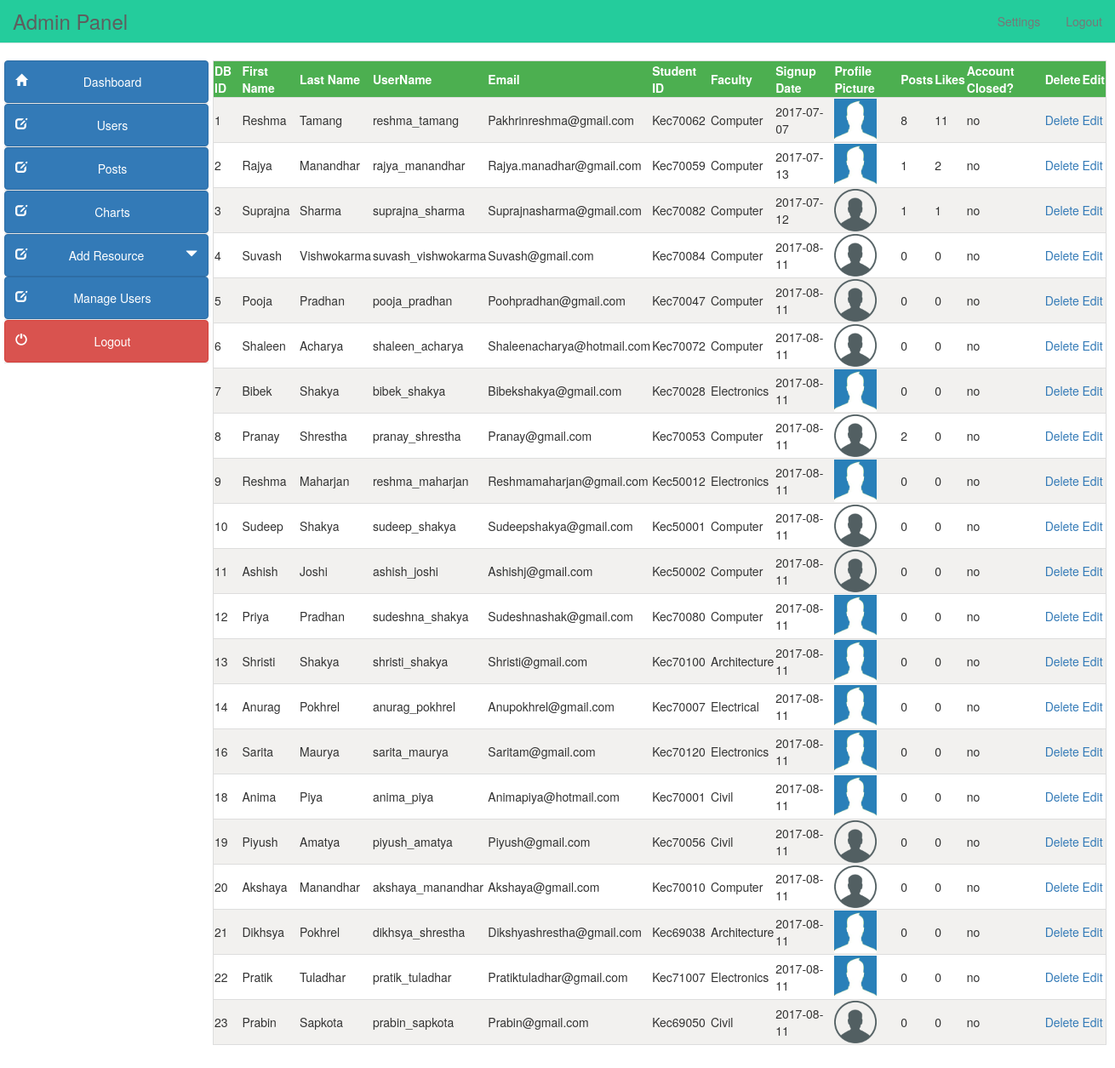
/admin/users.php, run on the app's committed database.
### tables this page shows
CREATE TABLE `users` (
  `id` int(11) NOT NULL,
  `first_name` varchar(50) NOT NULL,
  `last_name` varchar(50) NOT NULL,
  `username` varchar(100) NOT NULL,
  `email` varchar(100) NOT NULL,
  `student_id` varchar(8) NOT NULL,
  `designation` varchar(30) NOT NULL,
  `faculty` varchar(50) NOT NULL,
  `Gender` varchar(30) NOT NULL,
  `password` varchar(255) NOT NULL,
  `signup_date` date NOT NULL,
  `profile_pic` varchar(255) NOT NULL,
  `num_posts` int(11) NOT NULL,
  `num_likes` int(11) NOT NULL,
  `user_closed` varchar(3) NOT NULL,
  `friend_array` text NOT NULL
);

### admin/users.php (the view, shortened to what this page needs)
<!DOCTYPE html>
<html>
<head>
<link href="style/css/bootstrap.min.css" rel="stylesheet">
<link href="style/css/k.css" rel="stylesheet">
</head>
<body>
  <div>
<table class="user_table"   >
    <tr bgcolor="#000000" border = "1" >
      <th>DB ID</th>
      <th>First Name</th>
      <th>Last Name</th>
      <th>UserName</th>
      <th>Email</th>
      <th>Student ID</th>
      <th>Faculty</th>
      <th>Signup Date</th>
      <th>Profile Picture</th>
      <th>Posts</th>
      <th>Likes</th>
      <th>Account Closed?</th>
      <th>Delete</th>
      <th>Edit</th>
    </tr>
    <?php
    include("connection.php");
    include("include/header.php");
    include("include/side_bar.php");
    $sel_users = "select * from users ORDER by 1 ASC";
    $run_users = mysqli_query($connection,$sel_users);
    while($row_users = mysqli_fetch_array($run_users)){
      $id = $row_users['id'];
      $first_name = $row_users['first_name'];
      $last_name = $row_users['last_name'];
      $username = $row_users['username'];
      $email = $row_users['email'];
      $student_id = $row_users['student_id'];
      $faculty = $row_users['faculty'];
      $signup_date = $row_users['signup_date'];
      $profile_pic = $row_users['profile_pic'];
      $num_posts = $row_users['num_posts'];
      $num_likes = $row_users['num_likes'];
      $user_closed = $row_users['user_closed'];
    ?>
    <tr >
    <td><?php echo  $id;?></td>
    <td><?php echo  $first_name;?></td>
    <td><?php echo  $last_name;?></td>
    <td><?php echo  $username;?></td>
    <td><?php echo  $email;?></td>
    <td><?php echo  $student_id;?></td>
    <td><?php echo  $faculty;?></td>
    <td><?php echo  $signup_date;?></td>
    <td><img src="../<?php echo $profile_pic;?>" width ='50'
        height='50'/></td>
    <td><?php echo  $num_posts;?></td>
    <td><?php echo  $num_likes;?></td>
    <td><?php echo  $user_closed;?></td>
    <td><a href="delete_user.php?delete=<?php echo $id; ?> "> Delete</a></td>
    <td><a href="manage_users.php?user=<?php echo $id; ?>">Edit</a></td>
    </tr>
    <?php } ?>
</table><br><br>
</div>
</body>
</html>

### admin/include/header.php (shortened to what this page needs)
<nav class="navbar navbar-default navbar-static-top">
    <div class="container-fluid">
	<div class="navbar-header">
			<a class="navbar-brand" href="index.php" style="font-size:24px">
				Admin Panel	</a>		</div>
<div class="collapse navbar-collapse">
<ul class="nav navbar-nav navbar-right">
<li class="dropdown ">
<a href="admin_settings.php">Settings</a></li>
        <li><a href="logout.php">Logout</a></li>
	</ul>
	  </div>
  </div>
	</nav>

### admin/include/side_bar.php (shortened to what this page needs)
<div class="col-md-2 sidebar" style="margin-left:20px">
  			<div class="row">
	<div class="side-menu">
		<nav class="navbar navbar-default" role="navigation">
			<div class="side-menu-container">
			  <ul class="nav navbar-nav">
<li><button style="width:240px; height:50px" type="button" class="btn btn-default btn-primary" onClick="location.href='index.php'"><span class="glyphicon  glyphicon-home pull-left"></span> Dashboard </button></li>
<li><button style="width:240px; height:50px" type="button" class="btn btn-default btn-primary" onClick="location.href='users.php'"><span class="glyphicon glyphicon-edit pull-left"></span> Users </button></li>
  <li><button style="width:240px; height:50px" type="button" class="btn btn-default btn-primary" onClick="location.href='posts.php'"> <span class="glyphicon glyphicon-edit pull-left"></span> Posts </button></li>
  <li><button style="width:240px; height:50px" type="button" class="btn btn-default btn-primary" onClick="location.href='charts.php'"> <span class="glyphicon glyphicon-edit pull-left"></span> Charts </button></li>
  <button style="width:240px; height:50px" type="button" class="btn btn-default dropdown-toggle btn-primary" data-toggle="dropdown" aria-haspopup="true" aria-expanded="false">
  <span class="glyphicon glyphicon-edit pull-left"></span>  Add Resource<span class="glyphicon glyphicon-triangle-bottom pull-right"></span>
  </button>
<li><button style="width:240px; height:50px" type="button" class="btn btn-default btn-primary" onClick="location.href='manage_users.php'"> <span class="glyphicon glyphicon-edit pull-left"></span> Manage Users </button></li>
<li><button style="width:240px; height:50px" type="button" class="btn btn-default btn-danger" onClick="location.href='logout.php'"><span class="glyphicon glyphicon-off pull-left">
</span> Logout </button></li>
			  </ul>
		  </div>
		</nav>
        </div>
</div></div>

### admin/style/css/k.css (style rules this page uses)
.sidebar { padding-left: 0; }
.container-fluid { background-color: #24cc9c; color: #fff; }
.side-menu { position: relative; width: 100%; height: 100%; background-color: #f8f8f8; border-right: 1px solid #e7e7e7; }
.side-menu .navbar { border: none; }
.side-menu .navbar-nav li { display: block; width: 100%; border-bottom: 1px solid #e7e7e7; }
.user_table { margin-left:250px; border: 1px solid #DCDCDC; width: 1050px; height: 800px; background-color: #F2F1EF; }
th,td { padding: 1px; border-bottom: 1px solid #ddd; }
tr:nth-child(even) { background-color: #fff; }
th { background-color: #4CAF50; color: white; }

### data on the page
users: id "1", first_name "Reshma", last_name "Tamang", username "reshma_tamang", email "Pakhrinreshma@gmail.com", student "Kec70062", faculty "Computer", signup_date "2017-07-07", profile_pic (picture), num_posts "8", num_likes "11", user_closed "no"
users: id "2", first_name "Rajya", last_name "Manandhar", username "rajya_manandhar", email "Rajya.manadhar@gmail.com", student "Kec70059", faculty "Computer", signup_date "2017-07-13", profile_pic (picture), num_posts "1", num_likes "2", user_closed "no"
users: id "3", first_name "Suprajna", last_name "Sharma", username "suprajna_sharma", email "Suprajnasharma@gmail.com", student "Kec70082", faculty "Computer", signup_date "2017-07-12", profile_pic (picture), num_posts "1", num_likes "1", user_closed "no"
users: id "4", first_name "Suvash", last_name "Vishwokarma", username "suvash_vishwokarma", email "Suvash@gmail.com", student "Kec70084", faculty "Computer", signup_date "2017-08-11", profile_pic (picture), num_posts "0", num_likes "0", user_closed "no"
users: id "5", first_name "Pooja", last_name "Pradhan", username "pooja_pradhan", email "Poohpradhan@gmail.com", student "Kec70047", faculty "Computer", signup_date "2017-08-11", profile_pic (picture), num_posts "0", num_likes "0", user_closed "no"
users: id "6", first_name "Shaleen", last_name "Acharya", username "shaleen_acharya", email "Shaleenacharya@hotmail.com", student "Kec70072", faculty "Computer", signup_date "2017-08-11", profile_pic (picture), num_posts "0", num_likes "0", user_closed "no"
users: id "7", first_name "Bibek", last_name "Shakya", username "bibek_shakya", email "Bibekshakya@gmail.com", student "Kec70028", faculty "Electronics", signup_date "2017-08-11", profile_pic (picture), num_posts "0", num_likes "0", user_closed "no"
users: id "8", first_name "Pranay", last_name "Shrestha", username "pranay_shrestha", email "Pranay@gmail.com", student "Kec70053", faculty "Computer", signup_date "2017-08-11", profile_pic (picture), num_posts "2", num_likes "0", user_closed "no"
users: id "9", first_name "Reshma", last_name "Maharjan", username "reshma_maharjan", email "Reshmamaharjan@gmail.com", student "Kec50012", faculty "Electronics", signup_date "2017-08-11", profile_pic (picture), num_posts "0", num_likes "0", user_closed "no"
users: id "10", first_name "Sudeep", last_name "Shakya", username "sudeep_shakya", email "Sudeepshakya@gmail.com", student "Kec50001", faculty "Computer", signup_date "2017-08-11", profile_pic (picture), num_posts "0", num_likes "0", user_closed "no"
users: id "11", first_name "Ashish", last_name "Joshi", username "ashish_joshi", email "Ashishj@gmail.com", student "Kec50002", faculty "Computer", signup_date "2017-08-11", profile_pic (picture), num_posts "0", num_likes "0", user_closed "no"
users: id "12", first_name "Priya", last_name "Pradhan", username "sudeshna_shakya", email "Sudeshnashak@gmail.com", student "Kec70080", faculty "Computer", signup_date "2017-08-11", profile_pic (picture), num_posts "0", num_likes "0", user_closed "no"
users: id "13", first_name "Shristi", last_name "Shakya", username "shristi_shakya", email "Shristi@gmail.com", student "Kec70100", faculty "Architecture", signup_date "2017-08-11", profile_pic (picture), num_posts "0", num_likes "0", user_closed "no"
users: id "14", first_name "Anurag", last_name "Pokhrel", username "anurag_pokhrel", email "Anupokhrel@gmail.com", student "Kec70007", faculty "Electrical", signup_date "2017-08-11", profile_pic (picture), num_posts "0", num_likes "0", user_closed "no"
users: id "16", first_name "Sarita", last_name "Maurya", username "sarita_maurya", email "Saritam@gmail.com", student "Kec70120", faculty "Electronics", signup_date "2017-08-11", profile_pic (picture), num_posts "0", num_likes "0", user_closed "no"
users: id "18", first_name "Anima", last_name "Piya", username "anima_piya", email "Animapiya@hotmail.com", student "Kec70001", faculty "Civil", signup_date "2017-08-11", profile_pic (picture), num_posts "0", num_likes "0", user_closed "no"
users: id "19", first_name "Piyush", last_name "Amatya", username "piyush_amatya", email "Piyush@gmail.com", student "Kec70056", faculty "Civil", signup_date "2017-08-11", profile_pic (picture), num_posts "0", num_likes "0", user_closed "no"
users: id "20", first_name "Akshaya", last_name "Manandhar", username "akshaya_manandhar", email "Akshaya@gmail.com", student "Kec70010", faculty "Computer", signup_date "2017-08-11", profile_pic (picture), num_posts "0", num_likes "0", user_closed "no"
users: id "21", first_name "Dikhsya", last_name "Pokhrel", username "dikhsya_shrestha", email "Dikshyashrestha@gmail.com", student "Kec69038", faculty "Architecture", signup_date "2017-08-11", profile_pic (picture), num_posts "0", num_likes "0", user_closed "no"
users: id "22", first_name "Pratik", last_name "Tuladhar", username "pratik_tuladhar", email "Pratiktuladhar@gmail.com", student "Kec71007", faculty "Electronics", signup_date "2017-08-11", profile_pic (picture), num_posts "0", num_likes "0", user_closed "no"
users: id "23", first_name "Prabin", last_name "Sapkota", username "prabin_sapkota", email "Prabin@gmail.com", student "Kec69050", faculty "Civil", signup_date "2017-08-11", profile_pic (picture), num_posts "0", num_likes "0", user_closed "no"
